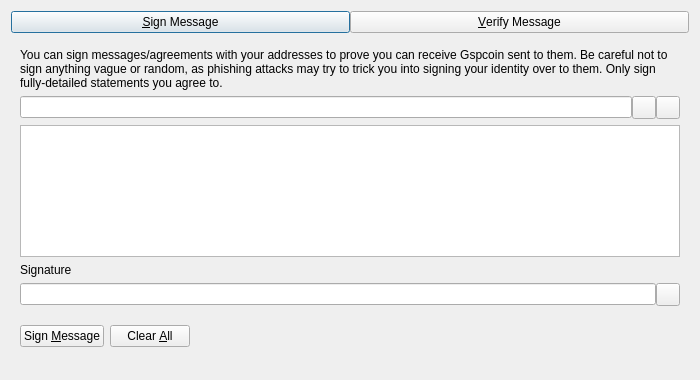
<?xml version="1.0" encoding="UTF-8"?>
<ui version="4.0">
 <class>SignVerifyMessageDialog</class>
 <widget class="QDialog" name="SignVerifyMessageDialog">
  <property name="geometry">
   <rect>
    <x>0</x>
    <y>0</y>
    <width>700</width>
    <height>380</height>
   </rect>
  </property>
  <property name="windowTitle">
   <string>Signatures - Sign / Verify a Message</string>
  </property>
  <property name="modal">
   <bool>true</bool>
  </property>
  <layout class="QVBoxLayout" name="verticalLayout">
   <item>
    <layout class="QHBoxLayout" name="horizontalLayout_Buttons_2">
     <property name="spacing">
      <number>0</number>
     </property>
     <property name="topMargin">
      <number>0</number>
     </property>
     <item>
      <widget class="QPushButton" name="btnSignMessage">
       <property name="text">
        <string>&amp;Sign Message</string>
       </property>
       <property name="checkable">
        <bool>true</bool>
       </property>
      </widget>
     </item>
     <item>
      <widget class="QPushButton" name="btnVerifyMessage">
       <property name="text">
        <string>&amp;Verify Message</string>
       </property>
       <property name="checkable">
        <bool>true</bool>
       </property>
      </widget>
     </item>
    </layout>
   </item>
   <item>
    <widget class="QStackedWidget" name="stackedWidgetSig">
     <property name="minimumSize">
      <size>
       <width>0</width>
       <height>0</height>
      </size>
     </property>
     <property name="currentIndex">
      <number>0</number>
     </property>
     <widget class="QWidget" name="pageSignMessage">
      <layout class="QVBoxLayout" name="verticalLayout_SM">
       <item>
        <widget class="QLabel" name="infoLabel_SM">
         <property name="text">
          <string>You can sign messages/agreements with your addresses to prove you can receive Gspcoin sent to them. Be careful not to sign anything vague or random, as phishing attacks may try to trick you into signing your identity over to them. Only sign fully-detailed statements you agree to.</string>
         </property>
         <property name="textFormat">
          <enum>Qt::PlainText</enum>
         </property>
         <property name="wordWrap">
          <bool>true</bool>
         </property>
        </widget>
       </item>
       <item>
        <layout class="QHBoxLayout" name="horizontalLayout_1_SM">
         <property name="spacing">
          <number>0</number>
         </property>
         <item>
          <widget class="QValidatedLineEdit" name="addressIn_SM">
           <property name="toolTip">
            <string>The Gspcoin address to sign the message with</string>
           </property>
          </widget>
         </item>
         <item>
          <widget class="QToolButton" name="addressBookButton_SM">
           <property name="toolTip">
            <string>Choose previously used address</string>
           </property>
           <property name="text">
            <string/>
           </property>
           <property name="shortcut">
            <string>Alt+A</string>
           </property>
          </widget>
         </item>
         <item>
          <widget class="QToolButton" name="pasteButton_SM">
           <property name="toolTip">
            <string>Paste address from clipboard</string>
           </property>
           <property name="text">
            <string/>
           </property>
           <property name="shortcut">
            <string>Alt+P</string>
           </property>
          </widget>
         </item>
        </layout>
       </item>
       <item>
        <widget class="QPlainTextEdit" name="messageIn_SM">
         <property name="toolTip">
          <string>Enter the message you want to sign here</string>
         </property>
        </widget>
       </item>
       <item>
        <widget class="QLabel" name="signatureLabel_SM">
         <property name="text">
          <string>Signature</string>
         </property>
         <property name="textFormat">
          <enum>Qt::PlainText</enum>
         </property>
        </widget>
       </item>
       <item>
        <layout class="QHBoxLayout" name="horizontalLayout_2_SM">
         <property name="spacing">
          <number>0</number>
         </property>
         <item>
          <widget class="QLineEdit" name="signatureOut_SM">
           <property name="readOnly">
            <bool>true</bool>
           </property>
          </widget>
         </item>
         <item>
          <widget class="QToolButton" name="copySignatureButton_SM">
           <property name="toolTip">
            <string>Copy the current signature to the system clipboard</string>
           </property>
           <property name="text">
            <string/>
           </property>
          </widget>
         </item>
        </layout>
       </item>
       <item>
        <layout class="QHBoxLayout" name="horizontalLayout_3_SM">
         <item>
          <widget class="QPushButton" name="signMessageButton_SM">
           <property name="toolTip">
            <string>Sign the message to prove you own this Gspcoin address</string>
           </property>
           <property name="text">
            <string>Sign &amp;Message</string>
           </property>
           <property name="autoDefault">
            <bool>false</bool>
           </property>
          </widget>
         </item>
         <item>
          <widget class="QPushButton" name="clearButton_SM">
           <property name="toolTip">
            <string>Reset all sign message fields</string>
           </property>
           <property name="text">
            <string>Clear &amp;All</string>
           </property>
           <property name="autoDefault">
            <bool>false</bool>
           </property>
          </widget>
         </item>
         <item>
          <spacer name="horizontalSpacer_1_SM">
           <property name="orientation">
            <enum>Qt::Horizontal</enum>
           </property>
           <property name="sizeHint" stdset="0">
            <size>
             <width>40</width>
             <height>48</height>
            </size>
           </property>
          </spacer>
         </item>
         <item>
          <widget class="QLabel" name="statusLabel_SM">
           <property name="text">
            <string/>
           </property>
           <property name="wordWrap">
            <bool>true</bool>
           </property>
          </widget>
         </item>
         <item>
          <spacer name="horizontalSpacer_2_SM">
           <property name="orientation">
            <enum>Qt::Horizontal</enum>
           </property>
           <property name="sizeHint" stdset="0">
            <size>
             <width>40</width>
             <height>48</height>
            </size>
           </property>
          </spacer>
         </item>
        </layout>
       </item>
      </layout>
     </widget>
     <widget class="QWidget" name="pageVerifyMessage">
      <layout class="QVBoxLayout" name="verticalLayout_VM">
       <item>
        <widget class="QLabel" name="infoLabel_VM">
         <property name="text">
          <string>Enter the receiver's address, message (ensure you copy line breaks, spaces, tabs, etc. exactly) and signature below to verify the message. Be careful not to read more into the signature than what is in the signed message itself, to avoid being tricked by a man-in-the-middle attack. Note that this only proves the signing party receives with the address, it cannot prove sendership of any transaction!</string>
         </property>
         <property name="textFormat">
          <enum>Qt::PlainText</enum>
         </property>
         <property name="alignment">
          <set>Qt::AlignLeading|Qt::AlignLeft|Qt::AlignTop</set>
         </property>
         <property name="wordWrap">
          <bool>true</bool>
         </property>
        </widget>
       </item>
       <item>
        <layout class="QHBoxLayout" name="horizontalLayout_1_VM">
         <property name="spacing">
          <number>0</number>
         </property>
         <item>
          <widget class="QValidatedLineEdit" name="addressIn_VM">
           <property name="toolTip">
            <string>The Gspcoin address the message was signed with</string>
           </property>
          </widget>
         </item>
         <item>
          <widget class="QToolButton" name="addressBookButton_VM">
           <property name="toolTip">
            <string>Choose previously used address</string>
           </property>
           <property name="text">
            <string/>
           </property>
           <property name="shortcut">
            <string>Alt+A</string>
           </property>
          </widget>
         </item>
        </layout>
       </item>
       <item>
        <widget class="QPlainTextEdit" name="messageIn_VM"/>
       </item>
       <item>
        <widget class="QValidatedLineEdit" name="signatureIn_VM"/>
       </item>
       <item>
        <layout class="QHBoxLayout" name="horizontalLayout_2_VM">
         <item>
          <widget class="QPushButton" name="verifyMessageButton_VM">
           <property name="toolTip">
            <string>Verify the message to ensure it was signed with the specified Gspcoin address</string>
           </property>
           <property name="text">
            <string>Verify &amp;Message</string>
           </property>
           <property name="autoDefault">
            <bool>false</bool>
           </property>
          </widget>
         </item>
         <item>
          <widget class="QPushButton" name="clearButton_VM">
           <property name="toolTip">
            <string>Reset all verify message fields</string>
           </property>
           <property name="text">
            <string>Clear &amp;All</string>
           </property>
           <property name="autoDefault">
            <bool>false</bool>
           </property>
          </widget>
         </item>
         <item>
          <spacer name="horizontalSpacer_1_VM">
           <property name="orientation">
            <enum>Qt::Horizontal</enum>
           </property>
           <property name="sizeHint" stdset="0">
            <size>
             <width>40</width>
             <height>48</height>
            </size>
           </property>
          </spacer>
         </item>
         <item>
          <widget class="QLabel" name="statusLabel_VM">
           <property name="text">
            <string/>
           </property>
           <property name="wordWrap">
            <bool>true</bool>
           </property>
          </widget>
         </item>
         <item>
          <spacer name="horizontalSpacer_2_VM">
           <property name="orientation">
            <enum>Qt::Horizontal</enum>
           </property>
           <property name="sizeHint" stdset="0">
            <size>
             <width>40</width>
             <height>48</height>
            </size>
           </property>
          </spacer>
         </item>
        </layout>
       </item>
      </layout>
     </widget>
    </widget>
   </item>
  </layout>
 </widget>
 <customwidgets>
  <customwidget>
   <class>QValidatedLineEdit</class>
   <extends>QLineEdit</extends>
   <header>qt/qvalidatedlineedit.h</header>
  </customwidget>
 </customwidgets>
 <resources>
  <include location="../gspcoin.qrc"/>
 </resources>
 <connections/>
</ui>
